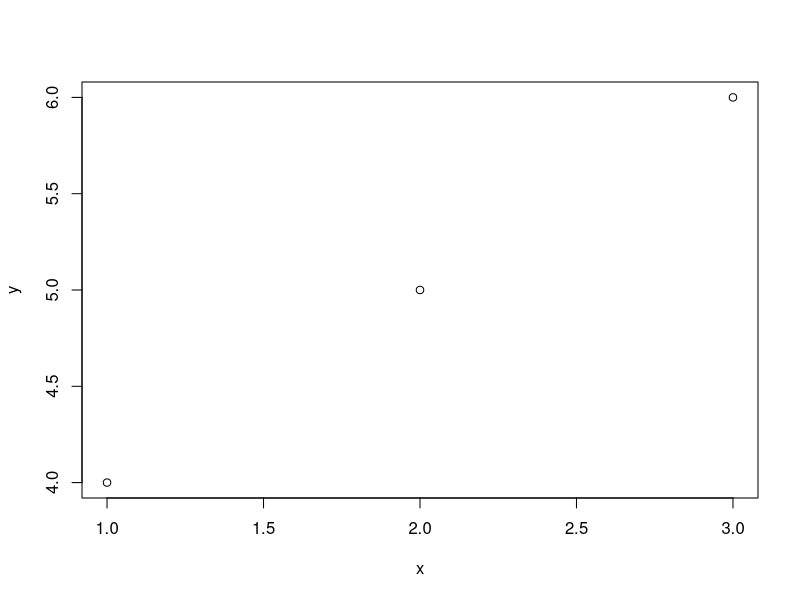
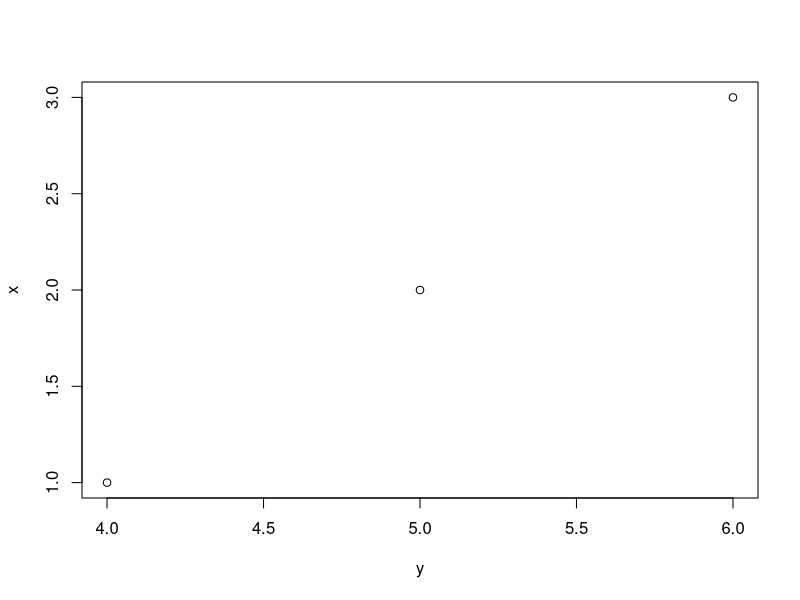

Write the R code that produced these figures, in order.
## ---- chunk 1
x=c(1,2,3)
y=c(4,5,6)
plot(x,y)
## ---- chunk 2
plot(y,x)
